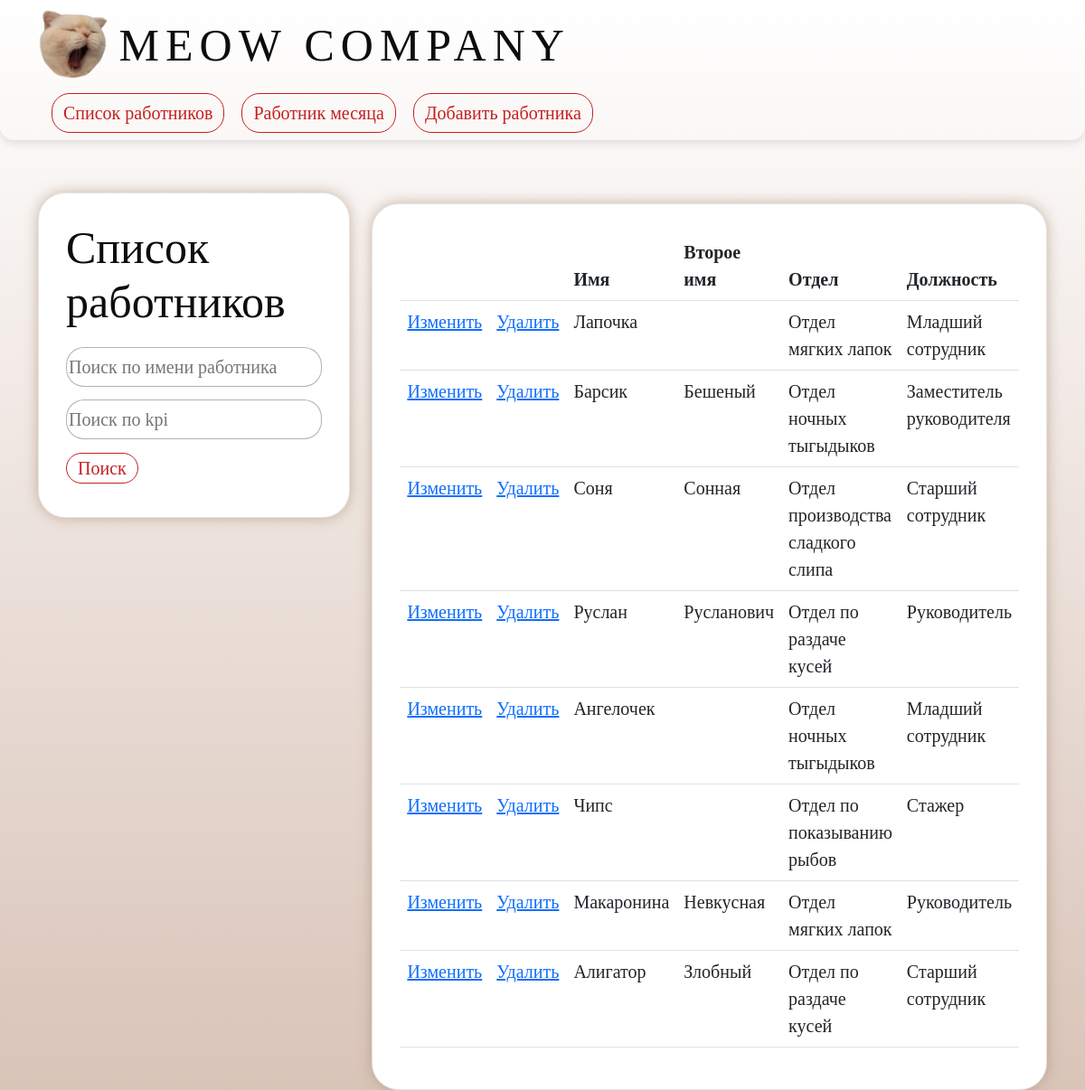
The page / on the database its author committed.
### core/models.py (models this page shows, shortened)
class Worker(models.Model):
    name = models.CharField(verbose_name='Имя', max_length=255)
    surname = models.CharField(verbose_name='Второе имя', max_length=255, blank=True)
    depart = models.ForeignKey(Department, on_delete=models.DO_NOTHING, verbose_name='Отдел')
    position = models.ForeignKey(Position, on_delete=models.DO_NOTHING, verbose_name='Должность')
    phone = models.CharField(verbose_name='Номер телефона', null=True, blank=True, max_length=255)
    email = models.EmailField(verbose_name='E-mail')
    photo = models.ImageField(upload_to='workerphotos', verbose_name='Фото', blank=True)
    kpi = models.IntegerField(verbose_name='KPI(%)')
    class Meta:
        verbose_name = 'Worker'
        verbose_name_plural = 'Workers'

class Department(models.Model):
    name = models.CharField(verbose_name='Название отдела', max_length=255)
    class Meta:
        verbose_name = 'Department'
        verbose_name_plural = 'Departments'

class Position(models.Model):
    name = models.CharField(verbose_name='Название должности', max_length=255)
    class Meta:
        verbose_name = 'Position'
        verbose_name_plural = 'Positions'

### core/views.py (the view)
# urls.py: path('', views.WorkerList.as_view(), name='index'),
class WorkerList(TitleMixin,ListView):
    model = models.Worker
    template_name = 'core/index.html'
    context_object_name = 'workers'
    title = 'Список работников'
    def get_queryset(self):
        name = self.request.GET.get('name')
        kpi = self.request.GET.get('kpi')
        qs = models.Worker.objects.all()
        if name or kpi:
            return qs.filter(Q(name__icontains=name) | Q(kpi__contains=kpi))
        return qs
    def get_context_data(self, **kwargs):
        context = super().get_context_data(**kwargs)
        context['form'] = forms.WorkerSearch(self.request.GET or None)
        return context

### core/forms.py (shortened to what this page needs)
class WorkerSearch(forms.Form):
    name = forms.CharField(
        required=False,
        widget=forms.TextInput(
            attrs={'placeholder': 'Поиск по имени работника', 'class': 'form-group'})
    )
    kpi = forms.IntegerField(
        required=False,
        min_value=0,
        max_value=300,
        widget=forms.NumberInput(
            attrs={'placeholder': 'Поиск по kpi', 'class': 'form-group'})
    )
    class Meta:
        model = models.Worker
        fields = '__all__'

### core/views.py (called while the page is built)
    def get_title(self):
        return self.title

    def get_context_data(self, **kwargs):
        context = super().get_context_data(**kwargs)
        context["title"] = self.get_title()
        return context

### core/templates/core/index.html (shortened to what this page needs)
{% extends 'core/layout.html' %}
{% load static %}
{% block content %}
    <div class="container mt-5">
        <div class="row">
            <div class="col">
                <div class="list-container">
                    <h1 class="list">{{title}}</h1>
                    <form method="get" role="search">
                        <div class="form-group">
                            {{form.name}}
                        </div>
                        <div class="form-group">
                            {{form.kpi}}
                        </div>
                        <div class="form-group">
                            <button class="btn btn-outline" type="submit">Поиск</button>
                        </div>
                    </form>
                </div>
            </div>
            <div class="col">
                <div class="list-container">
                    <center>
                        <table class="table table-hover">
                            <thead>
                                <th></th>
                                <th></th>
                                <th>Имя</th>
                                <th>Второе имя</th>
                                <th>Отдел</th>
                                <th>Должность</th>
                            </thead>
                            <tbody>
                                {% for worker in workers %}
                                    <tr onclick="document.location='worker_detail/{{worker.id}}'">
                                        <td><a href="{% url 'core:worker_update' pk=worker.pk %}">Изменить</a></td>
                                        <td><a href="{% url 'core:worker_delete' pk=worker.pk %}">Удалить</a></td>
                                        <td>{{ worker.name }}</td>
                                        <td>{{ worker.surname }}</td>
                                        <td>{{ worker.depart.name }}</td>
                                        <td>{{ worker.position.name }}</td>
                                    </tr>
                                {% endfor %}
                            </tbody>
                        </table>
                    </center>
                </div>
            </div>
        </div>
    </div>
{% endblock %}

### core/templates/core/layout.html (shortened to what this page needs)
{% load static %}
<!DOCTYPE html>
<html>
	<head>
        <link rel="stylesheet" href="https://cdn.jsdelivr.net/npm/bootstrap@5.2.3/dist/css/bootstrap.min.css">
        <link rel="stylesheet" href="{% static 'core/css/styles.css' %}">
    </head>
      <body>
        <nav class="navbar">
            <div class="container">
                <div class="navbar_logo">
                  <img src="{% static 'core/img/logo1.png' %}" alt="logo">
                  <a class="navbar-brand" href="../index">MEOW COMPANY</a>
                </div>
                <div class="navbar-wrap">
                    <ul class="navbar-menu">
                        <li><a type="button" class="btn btn-outline-info" href="../index">Список работников</a></li>
                        <li><a type="button" class="btn btn-outline-info" href="../best_worker">Работник месяца</a></li>
                        <li><a type="button" class="btn btn-outline-info" href="../worker_create">Добавить работника</a></li>
                    </ul>
                </div>
            </div>
        </nav>
        {% block content %}
        {% endblock %}
      </body>
</html>

### core/static/core/css/styles.css (style rules this page uses)
body { background: linear-gradient(to bottom, #fff, #D9C4B8); background-repeat: no-repeat; background-size: cover; position: relative; height: 100%; background-attachment: fixed; font-family: corbel; font-size: 16px; color: #0D0D0D; text-decoration: none; font-weight: 500; }
.navbar { width: 100%; height: auto; box-shadow: 0 4px 10px rgba(0, 0, 0, .1); border-bottom-left-radius: 15px; border-bottom-right-radius: 15px; }
.navbar .container { display: flex; justify content: space-between; align-items: center; }
.navbar_logo { display: flex; }
.navbar_logo img { margin-right: 10px; float: left; width: auto; height: 80px; }
.navbar-menu { list-style-type: none; padding-left: 0; margin-bottom: 0; }
.navbar-menu li { display: inline-block; margin-left: 15px; margin-top: 10px; }
.btn-outline-info { border-color: #c42020; color: #c42020; border-radius: 20px; font-size: 20px; }
.navbar-brand { font-size: 50px; text-decoration: none; color: #0D0D0D; letter-spacing: 7px; transition: all .25s ease-in-out; }
h1 { margin-bottom: 20px; font-size: 50px; }
.list-container { margin-left: auto; margin-right: auto; width: auto; box-shadow: 0px 0px 15px rgba(166, 137, 111, .6); border-radius: 30px; border: solid rgba(0, 0, 0, .1); border-width: 0.1ex 0.1ex 0.1ex; padding: 30px; margin-top: 3%; background: #fff; }
.table { font-size: 20px; font: corbel; }
.form-group { border-radius: 20px; font-size: 20px; margin-bottom: 7px; }
.form-group input { border: solid rgba(0, 0, 0, .3); border-width: 0.1ex 0.1ex 0.1ex; line-height: 2em; width: 100%; }
.btn-outline { font-size: 20px; border-radius: 20px; color: #c42020; border-color: #c42020; border-width: 0.1ex 0.1ex 0.1ex; line-height: 1em; transition: all .1s ease-in-out; }

### rows shown on the page
Worker: name "Лапочка", depart.name "Отдел мягких лапок", position.name "Младший сотрудник"
Worker: name "Барсик", surname "Бешеный", depart.name "Отдел ночных тыгыдыков", position.name "Заместитель руководителя"
Worker: name "Соня", surname "Сонная", depart.name "Отдел производства сладкого слипа", position.name "Старший сотрудник"
Worker: name "Руслан", surname "Русланович", depart.name "Отдел по раздаче кусей", position.name "Руководитель"
Worker: name "Ангелочек", depart.name "Отдел ночных тыгыдыков", position.name "Младший сотрудник"
Worker: name "Чипс", depart.name "Отдел по показыванию рыбов", position.name "Стажер"
Worker: name "Макаронина", surname "Невкусная", depart.name "Отдел мягких лапок", position.name "Руководитель"
Worker: name "Алигатор", surname "Злобный", depart.name "Отдел по раздаче кусей", position.name "Старший сотрудник"

### other values the page prints
{{ title }} "Список работников"
